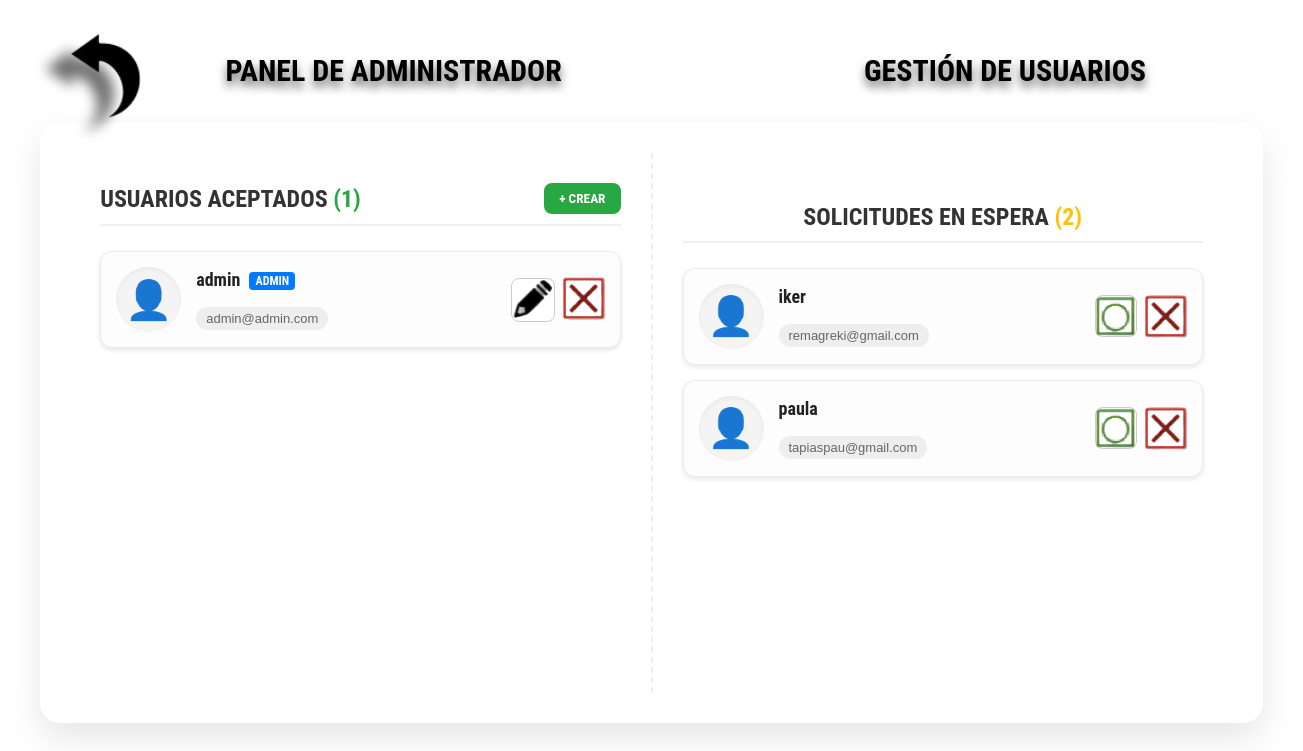
The page /gestionUsuarios (signed in) on the database as committed earlier.
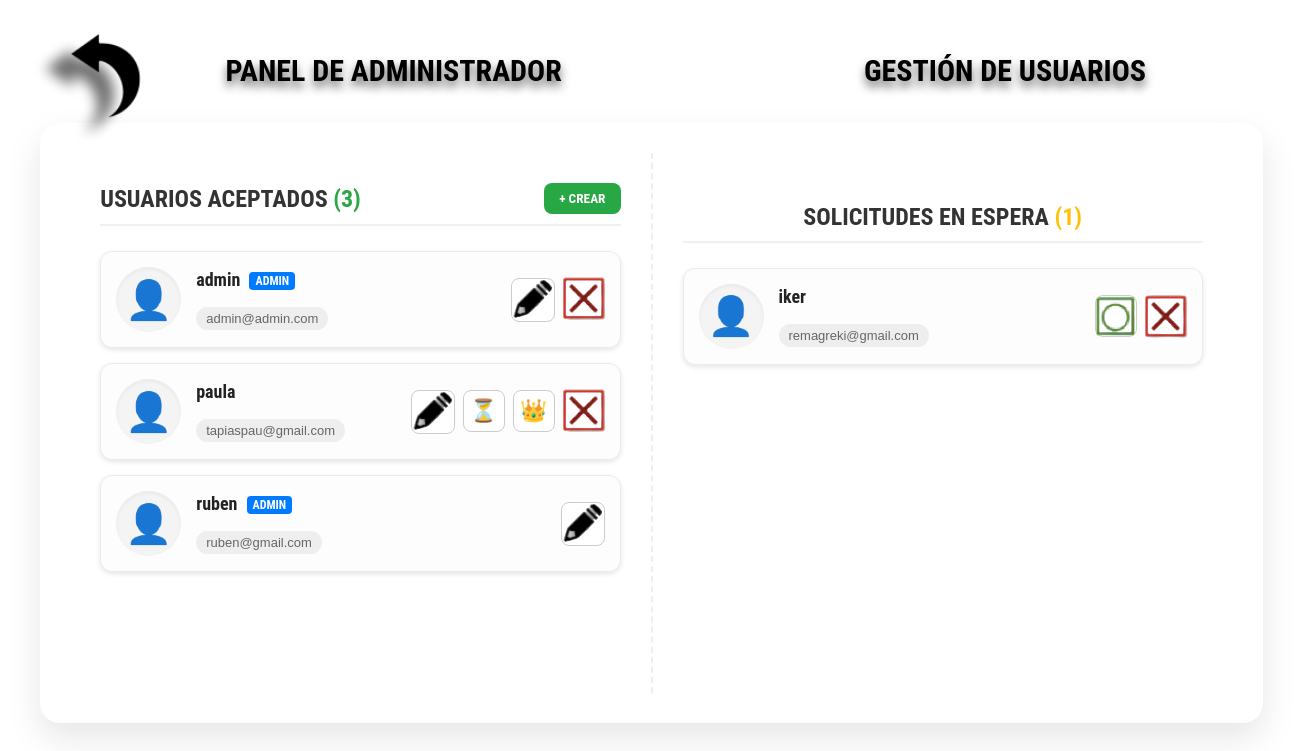
The same page on the database as committed later.
### tables this page shows
CREATE TABLE Usuario (
    IDUsuario INTEGER PRIMARY KEY AUTOINCREMENT,
    Nombre TEXT NOT NULL UNIQUE,
    Email TEXT NOT NULL UNIQUE,
    Contrasena TEXT NOT NULL,
    Estado TEXT NOT NULL DEFAULT 'Espera',
    IDFavorito INTEGER DEFAULT 1,
    FOREIGN KEY (IDFavorito) REFERENCES Especie(PokedexID)
);

### app/controller/ui/manage_users_controller.py (the view, shortened to what this page needs)
    @bp.route("/gestionUsuarios", methods=["GET", "POST"])
    def listar_usuarios():
        try:
            sesion_actual = Sesion()
            usuario_actual_id = sesion_actual.usuario.IDUsuario
            usuario_info = gestor.get_usuario(usuario_actual_id)
            if not usuario_info or usuario_info.get("Estado") != "Admin":
                return "No tienes los permisos necesarios", 400
        except Exception as e:
            print(f"[ERROR - Manage Users] Error validando sesión: {e}")
            return redirect("/")
        usuarios = gestor.get_all()
        usuarios1 = [u for u in usuarios if u.get("Estado") in ["Aceptado", "Admin"]]
        usuarios2 = [u for u in usuarios if u.get("Estado") in ["Espera", "Esperando"]]
        return render_template("gestionUsuarios.html", usuarios1=usuarios1, usuarios2=usuarios2, current_user_id=usuario_actual_id)

### app/controller/model/GestorUsuarios.py (called while the page is built)
    def get_all(self):
        rows = self.db.execSQL(
            sql="SELECT * FROM Usuario"
        )
        return [ dict(row) for row in rows ]

    def get_usuario(self, user_id):
        rows = self.db.execSQL(
            sql="SELECT * FROM Usuario WHERE IDUsuario = ? LIMIT 1",
            parameters=[user_id]
        )
        return {
            "IDUsuario": rows[0]["IDUsuario"],
            "Nombre": rows[0]["Nombre"],
            "Email": rows[0]["Email"],
            "Estado": rows[0]["Estado"],
            "IDFavorito": rows[0]["IDFavorito"]
        }

### app/controller/model/Sesion.py (called while the page is built)
    def __new__(cls):
        if cls._instance is None:
            cls._instance = super().__new__(cls)
            cls._instance.usuario = Usuario(0,'','','','',0)  # Inicializa un usuario vacío
        return cls._instance

### app/database/SGBD.py (called while the page is built)
    def execSQL(self, sql, parameters=None):
        cursor = self.connection.cursor()
        if parameters:
            cursor.execute(sql, parameters)
        else:
            cursor.execute(sql)
        rows = cursor.fetchall()
        cursor.close()
        return rows

### app/templates/gestionUsuarios.html (shortened to what this page needs)
<!DOCTYPE html>
<html lang="es">
<head>
    <link rel="stylesheet" href="{{ url_for('static', filename='manageUsers.css') }}">
</head>
<body class="background">
    <a href="/admin_panel">
        <img src="{{ url_for('static', filename='return.png') }}" class="flecha">
    </a>
    <div class="top-bar">
        <div class="top-left">
            <h1>PANEL DE ADMINISTRADOR</h1>
        </div>
        <div class="top-right">
            <h1>GESTIÓN DE USUARIOS</h1>
        </div>
    </div>
    <div class="pokedex-main-container">
        <div class="pokedex-left-panel">
            <div style="display: flex; justify-content: space-between; align-items: center; border-bottom: 2px solid #f0f0f0; padding-bottom: 10px; margin-bottom: 25px;">
                <h2 class="panel-title" style="border: none; margin: 0; padding: 0;">USUARIOS ACEPTADOS <span style="color:#28a745;">({{ usuarios1|length }})</span></h2>
                <button onclick="abrirModalCrear()" style="background:#28a745; color: white; padding: 8px 15px; border-radius: 8px; font-weight: bold; font-family: 'Roboto Condensed', sans-serif; border: none; cursor: pointer; transition: transform 0.2s;">
                    + CREAR
                </button>
            </div>
            {% for u in usuarios1 %}
            <div class="usuario-row">
                <div class="usuario-sprite">
                    👤
                </div>
                <div class="usuario-info">
                    <p class="usuario-nombre">{{ u['Nombre'] }} {% if u['Estado'] == 'Admin' %}<span style="background: #007bff; color: white; font-size: 12px; padding: 2px 6px; border-radius: 4px; vertical-align: middle; margin-left: 5px;">ADMIN</span>{% endif %}</p>
                    <p class="usuario-favorito">{{ u['Email'] }}</p>
                </div>
                <div class="usuario-actions">
                    <a href="/modificarDatosAdmin?id={{u['IDUsuario']}}" class="action-btn edit" title="Editar Usuario">
                        <img src="{{ url_for('static', filename='lapiz.png') }}" alt="Editar">
                    </a>
                    {% if u['Estado'] != 'Admin' %}
                    <form method="post" style="display:inline;">
                        <button type="submit" class="action-btn wait" title="Mandar a Espera">
                            ⏳
                        </button>
                    </form>
                    <form method="post" style="display:inline;">
                        <button type="submit" class="action-btn admin" title="Hacer Administrador">
                            👑
                        </button>
                    </form>
                    {% endif %}
                    {% if u['Estado'] != 'Admin' or u['IDUsuario'] == current_user_id %}
                    <form method="post" style="display:inline;">
                        <button type="submit" class="action-btn reject" title="Rechazar/Eliminar Usuario">
                            <img src="{{ url_for('static', filename='rojo.png') }}" alt="Rechazar">
                        </button>
                    </form>
                    {% endif %}
                </div>
            </div>
            {% endfor %}
        </div>
        <div class="pokedex-right-panel">
            <h2 class="panel-title">SOLICITUDES EN ESPERA <span style="color:#ffc107;">({{ usuarios2|length }})</span></h2>
            {% for u in usuarios2 %}
            <div class="usuario-row">
                <div class="usuario-sprite">
                    👤
                </div>
                <div class="usuario-info">
                    <p class="usuario-nombre">{{ u['Nombre'] }}</p>
                    <p class="usuario-favorito">{{ u['Email'] }}</p>
                </div>
                <div class="usuario-actions">
                    <form method="post" style="display:inline;">
                        <button type="submit" class="action-btn accept" title="Aceptar Usuario">
                            <img src="{{ url_for('static', filename='verde.png') }}" alt="Aceptar">
                        </button>
                    </form>
                    <form method="post" style="display:inline;">
                        <button type="submit" class="action-btn reject" title="Rechazar Usuario">
                            <img src="{{ url_for('static', filename='rojo.png') }}" alt="Rechazar">
                        </button>
                    </form>
                </div>
            </div>
            {% endfor %}
        </div>
    </div>
</body>
</html>

### app/static/manageUsers.css (style rules this page uses)
body.background { position: relative; overflow: hidden; height: 100vh; flex-direction: column; background-image: url("/static/fondo.png"); background-size: cover; background-position: center; display: flex; justify-content: center; align-items: center; }
h1 { font-size: 30px; font-weight: bold; font-family: 'Roboto Condensed', sans-serif; text-shadow: 0 6px 10px rgba(0, 0, 0, 0.6); }
.flecha { position: absolute; top: 20px; left: 20px; width: 170px; height: auto; cursor: pointer; z-index: 100; }
.top-bar { height: 90px !important; padding: 10px 80px !important; }
.pokedex-main-container { background: white; width: 95%; max-width: 1450px; margin: 5px auto auto auto; padding: 30px; border-radius: 30px; box-shadow: 0 10px 40px rgba(0,0,0,0.1); display: flex; gap: 0; height: 72vh; box-sizing: border-box; }
.pokedex-left-panel, .pokedex-right-panel { flex: 1; overflow-y: auto; padding-left: 50px; font-family: 'Roboto Condensed', sans-serif; font-size: 30px; }
.top-bar { width: 95%; max-width: 1450px; margin: 0 auto; display: flex; align-items: flex-end; position: relative; height: 80px; }
.top-left, .top-right { flex: 1; text-align: center; }
.top-left h1 { text-align: center; }
.top-right h1 { text-align: center; }
.usuario-row { display: flex; align-items: center; justify-content: space-between; padding: 10px; margin-bottom: 10px; background: #fff; border-radius: 10px; box-shadow: 0 2px 5px rgba(0,0,0,0.1); }
.usuario-info { flex-grow: 1; margin-left: 20px; }
.usuario-info p { margin: 0; }
a { outline: none; border: none; text-decoration: none; }
.usuario-actions button img, .usuario-actions a img { width: 55px; height: 55px; }

### app/templates/gestionUsuarios.html (style rules this page uses)
.pokedex-main-container { height: 75vh !important; display: flex; overflow: hidden; background: white; border-radius: 20px; box-shadow: 0 15px 35px rgba(0,0,0,0.1); }
.pokedex-left-panel, .pokedex-right-panel { flex: 1; padding: 30px !important; overflow-y: auto; background: transparent; }
.pokedex-left-panel { border-right: 2px dashed #eee; }
.panel-title { font-family: 'Roboto Condensed', sans-serif; font-size: 24px; color: #333; margin-bottom: 25px; text-align: center; border-bottom: 2px solid #f0f0f0; padding-bottom: 10px; }
.usuario-row { background: #fdfdfd !important; border: 1px solid #e9ecef !important; border-radius: 12px !important; padding: 15px !important; margin-bottom: 15px !important; display: flex; align-items: center; justify-content: space-between; transition: transform 0.2s, box-shadow 0.2s; }
.usuario-sprite { background: #f4f4f4; border-radius: 50%; width: 65px; height: 65px; display: flex; align-items: center; justify-content: center; font-size: 38px; box-shadow: inset 0 2px 4px rgba(0,0,0,0.05); }
.usuario-info { flex-grow: 1; margin-left: 15px; text-align: left; }
.usuario-nombre { font-size: 18px !important; font-weight: bold; color: #222 !important; margin: 0 0 5px 0 !important; font-family: 'Roboto Condensed', sans-serif; }
.usuario-favorito { font-size: 13px !important; color: #666 !important; margin: 0 !important; background: #eee; padding: 4px 10px; border-radius: 12px; display: inline-block; font-family: sans-serif; }
.usuario-actions { display: flex; gap: 8px; }
.action-btn { background: white; border: 1px solid #ccc; border-radius: 8px; width: 42px; height: 42px; padding: 0; cursor: pointer; transition: all 0.2s; display: flex; align-items: center; justify-content: center; font-size: 22px; line-height: 1; }
.action-btn img { width: 22px; height: 22px; }

Rows that differ between the two databases and show on the page:
changed Usuario "paula": moves from the list under "SOLICITUDES EN ESPERA (2)" to the list under "USUARIOS ACEPTADOS (3)"
added Usuario: Nombre "ruben", Estado "ADMIN", Email "ruben@gmail.com", shown under "USUARIOS ACEPTADOS (3)"
Other text that changed with them:
{{ usuarios1|length }}: "1" → "3"
{{ usuarios2|length }}: "2" → "1"
